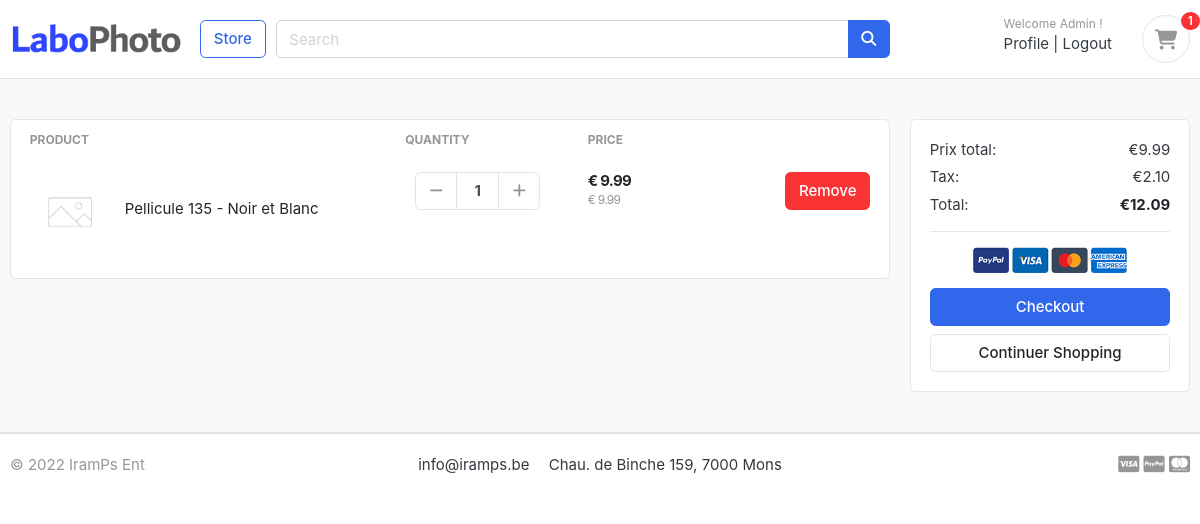
/carts/ (signed in), run on the app's committed database.
### accounts/models.py (models this page shows, shortened)
class Account(AbstractBaseUser):
    first_name      = models.CharField(max_length=50)
    last_name       = models.CharField(max_length=50)
    username        = models.CharField(max_length=50, unique = True)
    email           = models.EmailField(max_length=100, unique=True)
    phone_number    = models.CharField(max_length=50)
    date_joined     = models.DateTimeField(auto_now_add=True)
    last_login      = models.DateTimeField(auto_now_add=True)
    is_admin        = models.BooleanField(default=False)
    is_staff        = models.BooleanField(default=False)
    is_active       = models.BooleanField(default=True)
    is_superadmin   = models.BooleanField(default=False)
    USERNAME_FIELD = 'email'
    REQUIRED_FIELDS = ['username', 'first_name', 'last_name']
    objects = MyAccountManager()

### carts/models.py (models this page shows, shortened)
class CartItem(models.Model):
    product         = models.ForeignKey(Product, on_delete=models.CASCADE)
    cart            = models.ForeignKey(Cart, on_delete=models.CASCADE)
    quantity        = models.IntegerField()
    is_active       = models.BooleanField(default=True)
    def sub_total(self):
        return self.product.price * self.quantity

### store/models.py (models this page shows, shortened)
class Product(models.Model):
    product_name    = models.CharField(max_length=200, unique=True, blank=True)
    slug            = models.SlugField(max_length=200, unique=True, blank=True)
    description     = models.TextField(max_length=500, blank=True)
    price           = models.FloatField()
    images          = models.ImageField(upload_to='photos/products', default='photos/products/defaultproduct.jpg')
    stock           = models.IntegerField()
    number_of_sale  = models.IntegerField(default=0)
    is_available    = models.BooleanField(default=True)
    color_category  = models.ForeignKey(ColorCategory, on_delete=models.CASCADE, null=True, default=None)
    size_category   = models.ForeignKey(SizeCategory, on_delete=models.CASCADE, null=True, default=None)
    created_on      = models.DateTimeField(auto_now_add=True)
    modified_date   = models.DateTimeField(auto_now=True)
    tva             = models.FloatField(default=21.0)
    def tva_product(self):
        return self.price * self.tva / 100

### carts/views.py (the view)
# urls.py: path('', CartList.as_view(), name="cart"),
class CartList(ListView):
    model = CartItem
    context_object_name = "cartitems"
    template_name = "store/cart.html"
    def get_context_data(self, **kwargs) :
        try:
            context =  super().get_context_data(**kwargs)
            cart = Cart.objects.get(cart_id=self.request.user)
            cartitem = cart.cart_items()
            context['total_price'] = sum([c.quantity * c.product.price for c in cartitem])
            context['total_quantity'] = cartitem.aggregate(Sum('quantity'))['quantity__sum']
            context['tva'] = sum([c.quantity * c.product.tva_product() for c in cartitem])
            context['grand_total'] = context['total_price'] + context['tva']
        except ObjectDoesNotExist:
            pass #just ignore
        return context
    def get_queryset(self):
        queryset = super().get_queryset()
        cart = Cart.objects.get(cart_id=self.request.user)
        queryset = queryset.filter(cart=cart, is_active=True)
        return  queryset

### carts/context_processors.py (called while the page is built)
def counter(request):
    total_quantity = 0
    if 'admin' in request.path:
        return {}
    else :
        try :
            cart = Cart.objects.get(cart_id=request.user)
            cartitem = CartItem.objects.filter(cart=cart, is_active=True)
            total_quantity = cartitem.aggregate(Sum('quantity'))['quantity__sum']
            total_quantity = total_quantity if total_quantity is not None else 0
        except :
            total_quantity = 0
    return dict(total_item=total_quantity)

### carts/models.py (called while the page is built)
    def cart_items(self) :
        return self.cartitem_set.all()

### category/context_processors.py (called while the page is built)
def menu_links(request):
    links = ColorCategory.objects.all()
    size_categories = SizeCategory.objects.all()
    return dict(links=links, size_categories=size_categories)

### templates/store/cart.html (shortened to what this page needs)
{% extends "base.html" %}
{% load static %}
{% block content %}
<section class="section-content padding-y bg">
<div class="container">
{% if not cartitems %}
	<h2 class="text-center">Votre panier est vide</h2>
	<br>
	<div class="text-center">
		<a href="{% url 'store:store' %}" class="btn btn-primary">Continuer Shopping</a>
	</div>
{% else %}
	<div class="row">
		<aside class="col-lg-9">
			<div class="card">
				<table class="table table-borderless table-shopping-cart">
					<thead class="text-muted">
						<tr class="small text-uppercase">
							<th scope="col">Product</th>
							<th scope="col" width="120">Quantity</th>
							<th scope="col" width="120">Price</th>
							<th scope="col" class="text-right" width="200"> </th>
						</tr>
					</thead>
					<tbody>
						{% for cartitem in cartitems %}
						<tr>
							<td>
								<figure class="itemside align-items-center">
									<div class="aside"><img src="{{ cartitem.product.images.url }}" class="img-sm"></div>
									<figcaption class="info">
										<a href="{% url 'store:product_detail' slug=cartitem.product.slug %}" class="title text-dark">{{ cartitem.product.product_name }}</a>
									</figcaption>
								</figure>
							</td>
							<td>
								<div class="col">
									<div class="input-group input-spinner">
										<div class="input-group-prepend">
											<a class="btn btn-light" href="{% url 'carts:remove_cart' product_id=cartitem.product.id cart_item_id=cartitem.id %}" type="button" id="button-plus"> <i class="fa fa-minus"></i> </a>
										</div>
										<input type="text" class="form-control"  value="{{cartitem.quantity}}">
										<div class="input-group-append">
											<a class="btn btn-light" href="{% url 'carts:add_one_cartitem' product_id=cartitem.product.id cart_item_id=cartitem.id %}" type="button" id="button-minus"> <i class="fa fa-plus"></i> </a>
										</div>
									</div>
								</div>
							</td>
							<td>
								<div class="price-wrap">
									<var class="price">€ {{ cartitem.sub_total|floatformat:2 }}</var>
									<small class="text-muted">€ {{ cartitem.product.price|floatformat:2 }} </small>
								</div>
							</td>
							<td class="text-right">
								<a href="{% url 'carts:delete_cartitem' product_id=cartitem.product.id cart_item_id=cartitem.id%}" class="btn btn-danger"> Remove</a>
							</td>
						</tr>
						{% endfor %}
					</tbody>
				</table>
			</div>
		</aside>
		<aside class="col-lg-3">
			<div class="card">
			<div class="card-body">
				<dl class="dlist-align">
				<dt>Prix total:</dt>
				<dd class="text-right">€{{ total_price|floatformat:2 }}</dd>
				</dl>
				<dl class="dlist-align">
				<dt>Tax:</dt>
				<dd class="text-right">€{{ tva|floatformat:2 }}</dd>
				</dl>
				<dl class="dlist-align">
				<dt>Total:</dt>
				<dd class="text-right text-dark b"><strong>€{{ grand_total|floatformat:2 }}</strong></dd>
				</dl>
				<hr>
				<p class="text-center mb-3">
					<img src="{% static './images/misc/payments.png' %}" height="26">
				</p>
				<a href="{% url 'payment:checkout_cart' %}" class="btn btn-primary btn-block"> Checkout </a>
				<a href="{% url 'store:store' %}" class="btn btn-light btn-block">Continuer Shopping</a>
			</div>
			</div>
		</aside>
	</div>
{% endif %}
</div>
</section>
{% endblock %}

### templates/includes/navbar.html
{% load static %}
<header class="section-header">
    <section class="header-main border-bottom">
        <div class="container">
    <div class="row align-items-center">
        <div class="col-lg-2 col-md-3 col-6">
            <a href="{% url 'home'%}" class="brand-wrap">
                <img class="logo" src="{% static './images/logo.png' %}">
            </a>
        </div>
        <a href="{% url 'store:store'%}" class="btn btn-outline-primary">Store</a>
        <div class="col-lg  col-md-6 col-sm-12 col">
            <form action="{% url 'store:search' %}" class="search" method='GET'>
                <div class="input-group w-100">
                    <input type="text" class="form-control" style="width:60%;" name="keyword" placeholder="Search" required>
                    <div class="input-group-append">
                    <button class="btn btn-primary" type="submit">
                        <i class="fa fa-search"></i>
                    </button>
                    </div>
                </div>
            </form>
        </div>
        <div class="col-lg-3 col-sm-6 col-8 order-2 order-lg-3">
                    <div class="d-flex justify-content-end mb-3 mb-lg-0">
                        <div class="widget-header">
                            {% if request.user.is_authenticated %}
                            <small class="title text-muted">Welcome {{ request.user.first_name }} !</small>
                            <div>
                                <a href="{% url 'account:profile' %}">Profile</a> <span class="dark-transp"> | </span>
                                <a href="{% url 'account:logout' %}"> Logout</a>
                            {% else %}
                            <small class="title text-muted">Welcome !</small>
                            <div>
                                <a href="{% url 'account:login' %}">Sign in</a> <span class="dark-transp"> | </span>
                                <a href="{% url 'account:register' %}"> Register</a>
                            {% endif %}
                            </div>
                        </div>
                        {% if request.user.is_authenticated %}
                        <a href="{% url 'carts:cart' %}" class="widget-header pl-3 ml-3">
                            <div class="icon icon-sm rounded-circle border"><i class="fa fa-shopping-cart"></i></div>
                            <span class="badge badge-pill badge-danger notify">{{total_item}}</span>
                        </a>
                        {% endif %}
                    </div>
                </div>
    </div>
        </div>
    </section>
</header>

### static/css/ui.css (style rules this page uses)
html { font-family: "Inter", sans-serif; font-size: 15px; }
.price-wrap { letter-spacing: -0.7px; }
.icon-xs, .icon-sm, .icon-md, .icon-lg { display: inline-block; text-align: center; flex-shrink: 0; flex-grow: 0; }
.icon-sm { width: 48px; height: 48px; line-height: 48px !important; font-size: 20px; }
.img-xs, .img-sm, .img-md, .img-lg { -o-object-fit: cover; object-fit: cover; flex-shrink: 0; flex-grow: 0; }
.img-sm { width: 80px; height: 80px; }
.padding-y { padding-top: 40px; padding-bottom: 40px; }
var { font-style: normal; }
figure { margin-bottom: 0; }
.bg { background-color: #f8f9fa; }
.b { font-weight: 600; }
.header-main { position: relative; padding-top: 1rem; padding-bottom: 1rem; }
.brand-wrap .logo, .navbar-brand .logo { margin-right: 7px; max-height: 42px; display: inline-block; }
.widget-header { display: inline-block; vertical-align: middle; position: relative; }
.widget-header a { color: #343a40; }
.widget-header i { color: #969696; }
.widget-header .title { display: block; }
.widget-header .notify { position: absolute; top: -3px; right: -10px; }
.btn-light { background-color: #fff; border-color: #e4e4e4; }
.btn-light i { color: #969696; }
.itemside { position: relative; display: flex; width: 100%; }
.itemside .aside { position: relative; flex-shrink: 0; }
.itemside .info { padding-left: 15px; padding-right: 7px; }
.itemside .title { display: block; margin-bottom: 5px; color: #212529; }
[class*=dlist-] { margin-bottom: 5px; }
[class*=dlist-] dd { margin-bottom: 0; }
.dlist-align { display: flex; }
.dlist-align dt { width: 150px; word-wrap: break-word; font-weight: normal; }
.dlist-align dd { flex-grow: 1; }
.notify { position: absolute; top: -4px; right: -10px; display: inline-block; padding: 0.25em 0.6em; font-size: 12px; line-height: 1; text-align: center; border-radius: 3rem; color: #fff; background-color: #fa3434; }
.price { font-weight: 600; color: #212529; }
.input-spinner { width: 125px; flex-wrap: nowrap; display: inline-flex; vertical-align: middle; }
.input-spinner input.form-control { text-align: center; max-width: 46px; font-weight: bold; flex-basis: 46px; border-color: #e4e4e4; flex-grow: 0; }
.input-spinner .btn { width: 42px; text-align: center; padding-left: 0.5rem; padding-right: 0.5rem; }
.table-shopping-cart.table td, .table-shopping-cart.table th { padding-left: 1.25rem; padding-right: 1.25rem; }
.table-shopping-cart .price-wrap { line-height: 1.2; }
.table-shopping-cart .price { font-weight: bold; margin-right: 5px; display: block; }

### data on the page
Account: user.first_name "Admin"
CartItem: product.images (placeholder picture), product.product_name "Pellicule 135 - Noir et Blanc", quantity "1", sub_total "9.99", product.price "9.99"

### other printed values
{{ total_item }} "1"
{{ total_price|floatformat:2 }} "9.99"
{{ tva|floatformat:2 }} "2.10"
{{ grand_total|floatformat:2 }} "12.09"
